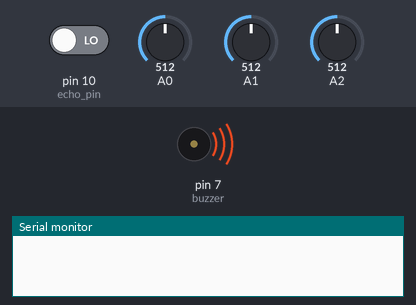
The sketch below on a simulated Arduino Uno, built with avr-gcc and run on an emulated ATmega328P. On the bench: buzzer (waves = sounding, pin HIGH), the last lines printed to the serial monitor. The test bench sets the inputs (shaded band); at power-on: A0 = 512, A2 = 512, pin 10 (echo_pin) LOW, A1 = 512. Pins used as bus, display or sensor lines are not drawn.

Above: at 1.8 s.
1.9 s: A0 set to 108
4.2 s: A0 set to 94
At 6.4 s:
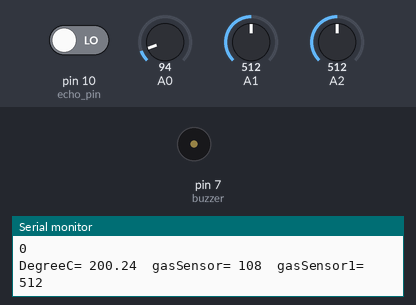
11.5 s: A0 set to 110
13.0 s: A2 set to 106
14.5 s: A2 set to 95
At 22.1 s:
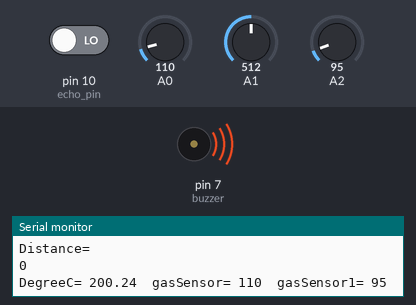
22.2 s: A2 set to 122
At 22.9 s:
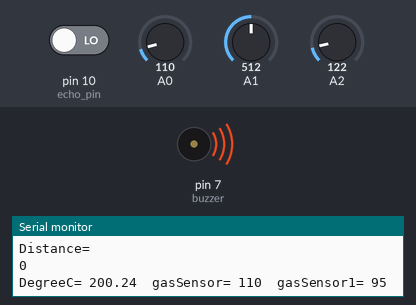
Timing chart, 0 to 24.7 s (numbered marks = the images above; inputs shaded):
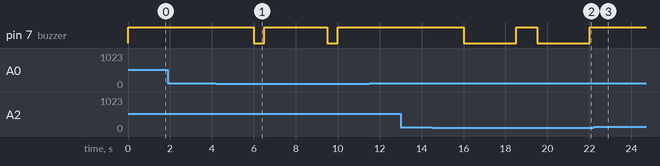

The sketch:

arduino_multiple_data_project1.ino
```cpp
float temp;
float temp1;
float vout;

// sensor
int gasSensor;
int gasSensor1;
int buzzer =7;


////ultrasonic
int trigger_pin=9;
int echo_pin=10;
int time;
int distance;

void setup()
{
pinMode (A0,INPUT);
pinMode (A1,INPUT);
pinMode (A2,INPUT);
pinMode (buzzer,OUTPUT);
  pinMode(trigger_pin,OUTPUT);
  pinMode(echo_pin,INPUT);
  Serial.begin(9600);
}
void loop()
{
  //temp data
vout=analogRead(A1);
vout=(vout/1023)*5000;
temp=(vout-500)/10;

  // gas senosr 1 data
gasSensor=analogRead(A0);
  if (gasSensor>=100){
  digitalWrite(buzzer,HIGH);
  }
  else
  {
 digitalWrite(buzzer,LOW);
 delay(500);
  }

  //gas sensor 2 data
gasSensor1=analogRead(A2);
  if (gasSensor1>=100){
  digitalWrite(buzzer,HIGH);
  }
  else
  {
 digitalWrite(buzzer,LOW);
 delay(500);
  }
  //////////// ultrasonic data

  digitalWrite (trigger_pin, HIGH);
  delay(1000);
  digitalWrite(trigger_pin,LOW);
  time = pulseIn (echo_pin,HIGH);
  distance = (time * 0.034)/2;

  if (distance<=40){
    Serial.println ("Distance=");
      Serial.println (distance);
      digitalWrite(buzzer,HIGH);
  }
  else{
     Serial.println ("Distance=");
      Serial.println (distance);
  digitalWrite(buzzer,LOW);
    delay(500);
  }

    ///serial print data
 Serial.print("DegreeC=");
 Serial.print(" ");
 Serial.print(temp);
 Serial.print("\t");
 Serial.print("gasSensor=");
 Serial.print(" ");
 Serial.print(gasSensor);
 Serial.print("\t");
  Serial.print("gasSensor1=");
 Serial.print(" ");
 Serial.print(gasSensor1);
    Serial.println();
    delay(1000);

}
```

Measured:
- the behaviour switches between 100 and 99 on A0 (found by bisection; images 0 and 1)
- the behaviour switches between 100 and 99 on A2 (found by bisection; images 1 and 2)
- after the input at 4.2 s, pin 7 (buzzer): alternates HIGH for 3.0 s and LOW for 0.50 s, starting after 1.8 s
- after the input at 13.0 s, every drawn part: stays the same
- after the input at 14.5 s, pin 7 (buzzer): alternates HIGH for 1.0 s and LOW for 2.5 s, starting after 1.5 s
- after the input at 22.2 s, pin 7 (buzzer): stays HIGH (without the input it goes to LOW after 0.81 s)
